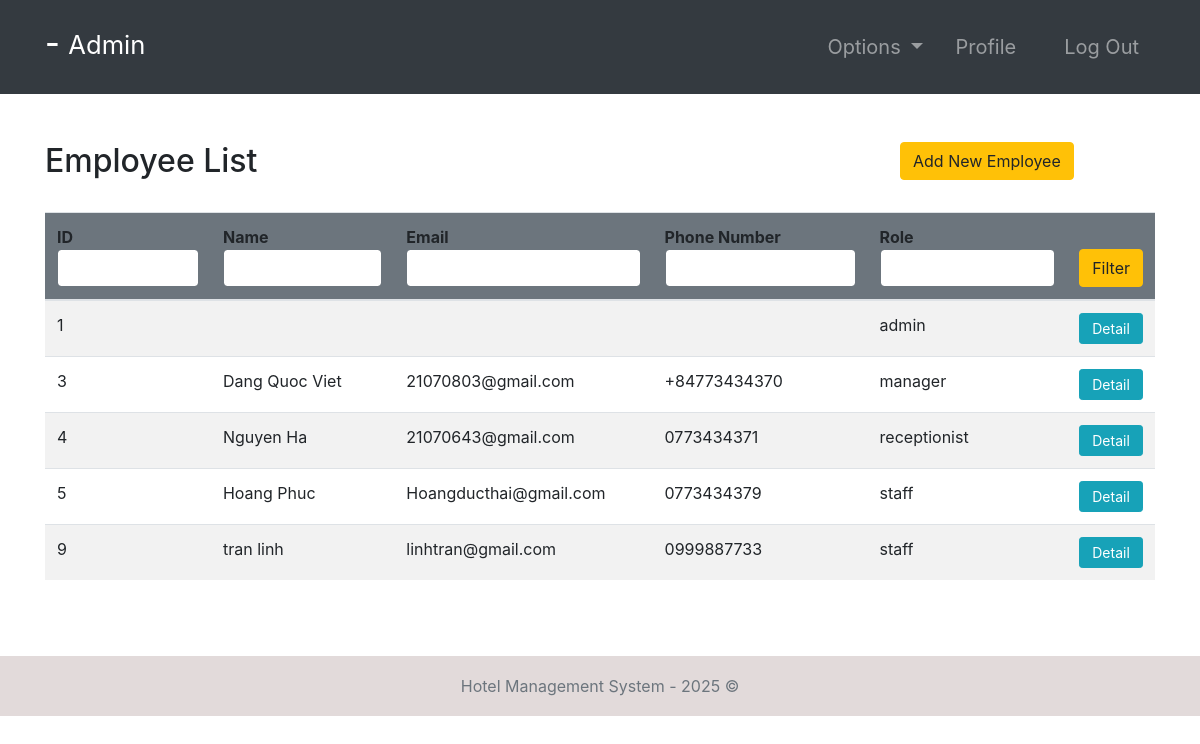
Screenshot of /employees/ (signed in) with the database file from the repository.
### accounts/models.py (models this page shows, shortened)
class Employee(models.Model):
    user = models.OneToOneField(User, null=True, on_delete=models.CASCADE)
    phoneNumber = models.CharField(unique=True)
    salary = models.FloatField()

### accounts/views.py (the view, shortened to what this page needs)
# urls.py: path('employees/', employees, name="employees"),
@login_required(login_url='login')
def employees(request):
    role = str(request.user.groups.all()[0])
    path = role + "/"
    employees = Employee.objects.all()
    context = {
        "role": role,
        "employees": employees
    }
    return render(request, path + "employees.html", context)

### templates/admin/employees.html
{% extends '../index.html' %}
{% block context %}
{% include '../common_pages/authorized-employees.html' %}
{% endblock %}

### templates/incs/nav.html (shortened to what this page needs)
<nav class="navbar navbar-dark bg-dark navbar-expand-lg py-3 " role="navigation">
    <div class="container">
        <a href="" class="navbar-brand">
            <h2 class="text-capitalize">
                {{ request.user.first_name }} {{ request.user.last_name }} -
                <small>
                    {{ role }}
                </small>
            </h2>
        </a>
        <div class="collapse navbar-collapse" id="navbarTags">
            <ul class="navbar-nav ml-auto">
                <li class="nav-item dropdown p-2">
                    <a class="nav-link dropdown-toggle" href="#" id="navbarDropdown" role="button"
                        data-toggle="dropdown" aria-haspopup="true" aria-expanded="false">
                        Options
                    </a>
                </li>
                <li class="nav-item mr-3 p-2">
                    {% if role == 'staff' or role == 'receptionist' or role == 'admin' or role == 'manager' %}
                    <a href="{% url 'employee-profile' user.id %}" class="nav-link">Profile</a>
                    {% endif %}
                </li>
                <li class="nav-item p-2 ">
                    <a href="{% url 'logout' %}" class="nav-link">Log Out</a>
                </li>
            </ul>
        </div>
    </div>
</nav>

### templates/common_pages/authorized-employees.html (shortened to what this page needs)
<div class="container py-5">
    <div class="table-header row">
        <div class="col-sm-12 col-md-12 col-lg-9 mb-4">
            <h2>Employee List</h2>
        </div>
        {% if  role == "manager" or role == "admin"%}
        <div class="col-sm-12 col-md-12 col-lg-3 mb-4">
            <a href="{% url 'add-employee' %}" class="btn btn-warning">Add New Employee</a>
        </div>
        {% endif %}
    </div>
    <table class="table table-hover table-striped">
        <thead class="bg-secondary rounded">
            <tr>
                <form action="" method="POST">
                    <th>ID<input type="int" name="id" value="{{id}}" class="form-control border border-secondary"></th>
                    <th>Name<input type="text" name="name" value="{{name}}"
                            class="form-control border border-secondary"></th>
                    <th>Email<input type="text" name="email" value="{{email}}"
                            class="form-control border border-secondary"></th>
                    <th>Phone Number<input type="number" name="number" value="{{number}}"
                            class="form-control border border-secondary">
                    <th>Role<input type="text" name="filterRole" value="{{filterRole}}"
                            class="form-control border border-secondary"></th>
                    <th><button type="submit" name="filter" class="btn btn-warning w-100">Filter</button></th>
                </form>
            </tr>
        </thead>
        <tbody>
            {% for employee in employees %}
            <tr>
                <td>{{ employee.user.id }}</td>
                <td>{{ employee.user.first_name }} {{ employee.user.last_name }}</td>
                <td>{{ employee.user.email }}</td>
                <td>{{ employee.phoneNumber }}</td>
                <td>{{ employee.user.groups.first }}</td>
                <td> <a href="{% url 'employee-profile' employee.user.id  %}"
                        class="btn btn-sm btn-info w-100">Detail</a>
                </td>
            </tr>
            {% endfor %}
        </tbody>
    </table>
</div>

### static/css/main.css (style rules this page uses)
* { margin: 0; padding: 0; -webkit-font-smoothing: antialiased; }
body { position: relative; }
nav .nav-item { font-size: 20px; }

### rows the page displays
Employee: user.id "1", user.groups.first "admin"
Employee: user.id "3", user.first_name "Dang", user.last_name "Quoc Viet", user.email "21070803@gmail.com", phoneNumber "+84773434370", user.groups.first "manager"
Employee: user.id "4", user.first_name "Nguyen", user.last_name "Ha", user.email "21070643@gmail.com", phoneNumber "0773434371", user.groups.first "receptionist"
Employee: user.id "5", user.first_name "Hoang", user.last_name "Phuc", user.email "Hoangducthai@gmail.com", phoneNumber "0773434379", user.groups.first "staff"
Employee: user.id "9", user.first_name "tran", user.last_name "linh", user.email "linhtran@gmail.com", phoneNumber "0999887733", user.groups.first "staff"

### other values shown
{{ role }} "Admin"
